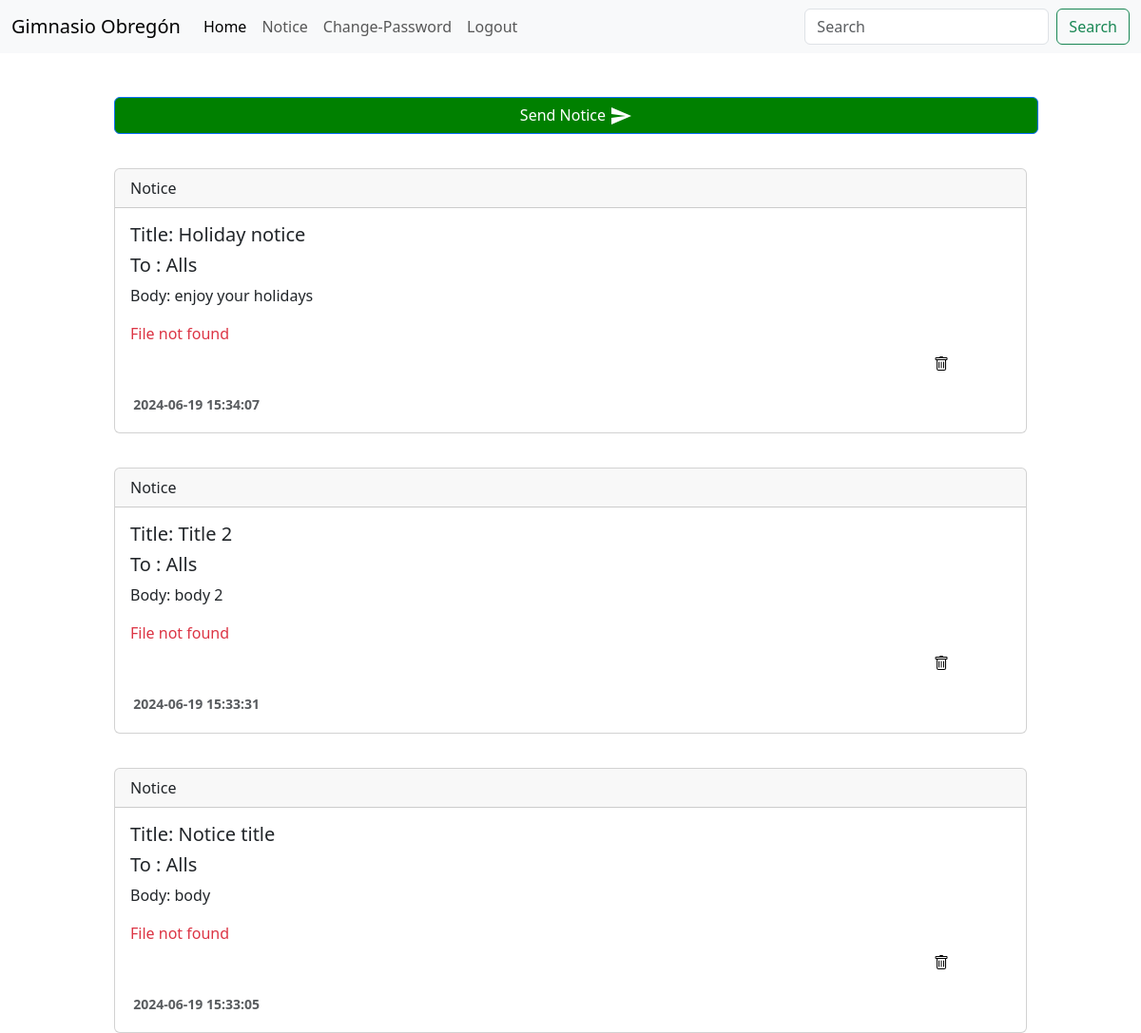
Screenshot of /owner_panel/notices.php (signed in) with the database file from the repository.
### tables this page shows
CREATE TABLE `notice` (
  `s_no` int(20) NOT NULL,
  `sender_id` varchar(40) NOT NULL,
  `editor_id` varchar(40) NOT NULL,
  `title` varchar(100) NOT NULL,
  `body` varchar(1000) NOT NULL,
  `file` varchar(100) NOT NULL,
  `importance` varchar(5) NOT NULL DEFAULT '1',
  `timestamp` datetime NOT NULL DEFAULT current_timestamp(),
  `role` varchar(11) NOT NULL,
  `class` varchar(11) NOT NULL
);

### owner_panel/notices.php (the view, shortened to what this page needs)
<?php
include('./fetch-data/verfyRoleRedirect.php');
?>
  <!DOCTYPE html>
<html>
<head>
    <link href="https://cdn.jsdelivr.net/npm/bootstrap@5.3.2/dist/css/bootstrap.min.css" rel="stylesheet">
    <link rel="stylesheet" type="text/css" href="style.css">
    <link rel="stylesheet" href="../css/oranbyte-google-translator.css">
</head>
<body>
    <div class="header">
        <nav class="navbar navbar-expand-lg navbar-light bg-light">
        <div class="container-fluid">
    <a class="navbar-brand" href="index.php">Gimnasio Obregón</a>
    <div class="collapse navbar-collapse" id="navbarSupportedContent">
      <ul class="navbar-nav me-auto mb-2 mb-lg-0">
        <li class="nav-item">
          <a class="nav-link active" aria-current="page" href="index.php">Home</a>
        </li>
        <li class="nav-item">
          <a class="nav-link" href="notices.php">Notice</a>
        </li>
        <li class="nav-item">
          <a class="nav-link" href="change-password.php">Change-Password</a>
        </li>
        <li class="nav-item">
          <a class="nav-link" href="logout.php">Logout</a>
        </li>
      </ul>
      <form class="d-flex align-items-center">
        <input class="form-control me-2" type="search" placeholder="Search" aria-label="Search">
        <button class="btn btn-outline-success" type="submit">Search</button>
      </form>
    </div>
  </div>
</nav>
    </div>
      <div class="notice-send">
        <button type="button" class="btn btn-primary" data-toggle="modal" data-target="#exampleModal" id="sends">
  Send Notice <svg xmlns="http://www.w3.org/2000/svg" viewBox="0 0 24 24" width="24" height="24" fill="currentColor" style="color: white;">
  <path d="M2.01 21L23 12 2.01 3 2 10l15 2-15 2z"></path>
</svg>
</button>
      </div>
<?php
$sql_query = "SELECT * FROM notice ORDER BY s_no DESC";
$result = mysqli_query($conn, $sql_query);
if ($result->num_rows > 0) {
    while ($row = $result->fetch_assoc()) {
        $title = htmlspecialchars($row['title']);
        $body = htmlspecialchars($row['body']);
        $role = htmlspecialchars($row['role']);
        $class = htmlspecialchars($row['class']);
        if($role==''){
            $role='All';
        }
        echo "<div class='card'>
                <div class='card-header'>
                  Notice
                </div>
                <div class='card-body'>
                  <h5 class='card-title'>Title: $title </h5>
                  <h5 class='to'>To : $role";
        if($role=='student'){
            echo "s of  class $class";
        }
        else{
            echo "s";
        }
        echo "</h5>
                  <p class='card-text'>Body: $body</p>";
        if ($row['file'] != "") {
            $file_path = '../noticeUploads/' . $row['file'];
            if (file_exists($file_path)) {
                echo "<a href='$file_path' download class='btn btn-primary'>Download</a>";
            } else {
                echo "<span class='text-danger'>File not found</span>";
            }
        }
        echo "<button type='button' class='btn btn-danger delete' data-id='".$row['s_no']."' id='delete'><img src='img/trash.svg' id='icon'></button>
                </div>
                <small class='text-muted' id='time'><b>".$row['timestamp']."</b></small>
              </div>";
    }
} else {
    echo "
    <div class='nothing'><img src='img/thumb.gif'></div>
    <center id='else'>No notices found</center>";
}
?>
  </body>
  </html>

### css/oranbyte-google-translator.css (style rules this page uses)
:root, [data-bs-theme=light] { --bs-blue: #0d6efd; --bs-indigo: #6610f2; --bs-purple: #6f42c1; --bs-pink: #d63384; --bs-red: #dc3545; --bs-orange: #fd7e14; --bs-yellow: #ffc107; --bs-green: #198754; --bs-teal: #20c997; --bs-cyan: #0dcaf0; --bs-black: #000; --bs-white: #fff; --bs-gray: #6c757d; --bs-gray-dark: #343a40; --bs-gray-100: #f8f9fa; --bs-gray-200: #e9ecef; --bs-gray-300: #dee2e6; --bs-gray-400: #ced4da; --bs-gray-500: #adb5bd; --bs-gray-600: #6c757d; --bs-gray-700: #495057; --bs-gray-800: #343a40; --bs-gray-900: #212529; --bs-primary: #0d6efd; --bs-secondary: #6c757d; --bs-success: #198754; --bs-info: #0dcaf0; --bs-warning: #ffc107; --bs-danger: #dc3545; --bs-light: #f8f9fa; --bs-dark: #212529; --bs-primary-rgb: 13, 110, 253; --bs-secondary-rgb: 108, 117, 125; --bs-success-rgb: 25, 135, 84; --bs-info-rgb: 13, 202, 240; --bs-warning-rgb: 255, 193, 7; --bs-danger-rgb: 220, 53, 69; --bs-light-rgb: 248, 249, 250; --bs-dark-rgb: 33, 37, 41; --bs-primary-text-emphasis: #052c65; --bs-secondary-text-emphasis: #2b2f32; --bs-success-text-emphasis: #0a3622; --bs-info-text-emphasis: #055160; --bs-warning-text-emphasis: #664d03; --bs-danger-text-emphasis: #58151c; --bs-light-text-emphasis: #495057; --bs-dark-text-emphasis: #495057; --bs-primary-bg-subtle: #cfe2ff; --bs-secondary-bg-subtle: #e2e3e5; --bs-success-bg-subtle: #d1e7dd; --bs-info-bg-subtle: #cff4fc; --bs-warning-bg-subtle: #fff3cd; --bs-danger-bg-subtle: #f8d7da; --bs-light-bg-subtle: #fcfcfd; --bs-dark-bg-subtle: #ced4da; --bs-primary-border-subtle: #9ec5fe; --bs-secondary-border-subtle: #c4c8cb; --bs-success-border-subtle: #a3cfbb; --bs-info-border-subtle: #9eeaf9; --bs-warning-border-subtle: #ffe69c; --bs-danger-border-subtle: #f1aeb5; --bs-light-border-subtle: #e9ecef; --bs-dark-border-subtle: #adb5bd; --bs-white-rgb: 255, 255, 255; --bs-black-rgb: 0, 0, 0; --bs-font-sans-serif: system-ui, -apple-system, "Segoe UI", Roboto, "Helvetica Neue", "Noto Sans", "Liberation Sans", Arial, sans-serif, "Apple Color Emoji", "Segoe UI Emoji", "Segoe UI Symbol", "Noto Color Emoji"; --bs-font-monospace: SFMono-Regular, Menlo, Monaco, Consolas, "Liberation Mono", "Courier New", monospace; --bs-gradient: linear-gradient(180deg, rgba(255, 255, 255, 0.15), rgba(255, 255, 255, 0)); --bs-body-font-family: var(--bs-font-sans-serif); --bs-body-font-size: 1rem; --bs-body-font-weight: 400; --bs-body-line-height: 1.5; --bs-body-color: #212529; --bs-body-color-rgb: 33, 37, 41; --bs-body-bg: #fff; --bs-body-bg-rgb: 255, 255, 255; --bs-emphasis-color: #000; --bs-emphasis-color-rgb: 0, 0, 0; --bs-secondary-color: rgba(33, 37, 41, 0.75); --bs-secondary-color-rgb: 33, 37, 41; --bs-secondary-bg: #e9ecef; --bs-secondary-bg-rgb: 233, 236, 239; --bs-tertiary-color: rgba(33, 37, 41, 0.5); --bs-tertiary-color-rgb: 33, 37, 41; --bs-tertiary-bg: #f8f9fa; --bs-tertiary-bg-rgb: 248, 249, 250; --bs-heading-color: inherit; --bs-link-color: #0d6efd; --bs-link-color-rgb: 13, 110, 253; --bs-link-decoration: underline; --bs-link-hover-color: #0a58ca; --bs-link-hover-color-rgb: 10, 88, 202; --bs-code-color: #d63384; --bs-highlight-color: #212529; --bs-highlight-bg: #fff3cd; --bs-border-width: 1px; --bs-border-style: solid; --bs-border-color: #dee2e6; --bs-border-color-translucent: rgba(0, 0, 0, 0.175); --bs-border-radius: 0.375rem; --bs-border-radius-sm: 0.25rem; --bs-border-radius-lg: 0.5rem; --bs-border-radius-xl: 1rem; --bs-border-radius-xxl: 2rem; --bs-border-radius-2xl: var(--bs-border-radius-xxl); --bs-border-radius-pill: 50rem; --bs-box-shadow: 0 0.5rem 1rem rgba(0, 0, 0, 0.15); --bs-box-shadow-sm: 0 0.125rem 0.25rem rgba(0, 0, 0, 0.075); --bs-box-shadow-lg: 0 1rem 3rem rgba(0, 0, 0, 0.175); --bs-box-shadow-inset: inset 0 1px 2px rgba(0, 0, 0, 0.075); --bs-focus-ring-width: 0.25rem; --bs-focus-ring-opacity: 0.25; --bs-focus-ring-color: rgba(13, 110, 253, 0.25); --bs-form-valid-color: #198754; --bs-form-valid-border-color: #198754; --bs-form-invalid-color: #dc3545; --bs-form-invalid-border-color: #dc3545 }

### owner_panel/notices.php (style rules this page uses)
.text-muted { margin-left: 2%; margin-bottom: 2%; }
.card { margin-left: 10%; margin-right: 10%; margin-top: 3%; }
.notice-send { margin-left: 10%; margin-top: 2%; }
#delete { background-color: white; margin-left: 90%; border: none; }
#sends { width: 90%; margin-top: 2%; background-color: green; border-color: none; }

### rows the page displays
notice: title "Holiday notice", role "All", shows "s", body "enjoy your holidays", shows "File not found", timestamp "2024-06-19 15:34:07"
notice: title "Title 2", role "All", shows "s", body "body 2", shows "File not found", timestamp "2024-06-19 15:33:31"
notice: title "Notice title", role "All", shows "s", body "body", shows "File not found", timestamp "2024-06-19 15:33:05"
